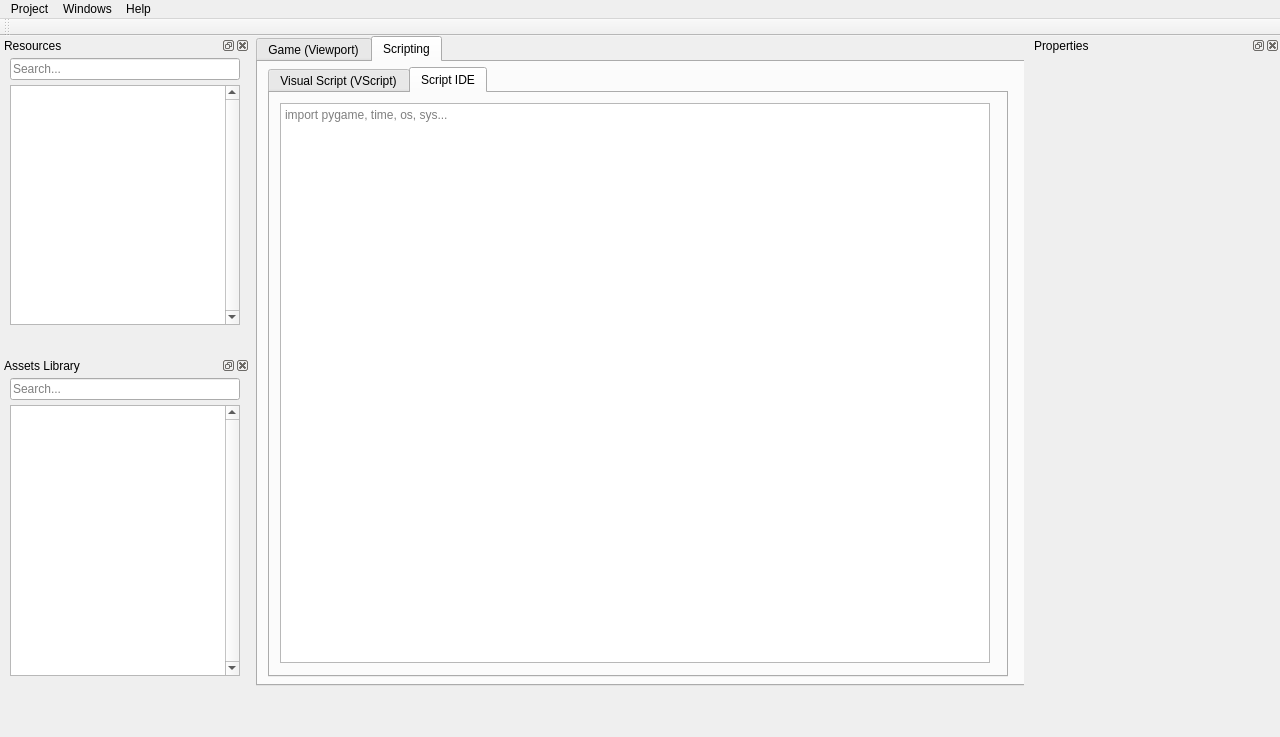
<?xml version="1.0" encoding="UTF-8"?>
<ui version="4.0">
 <class>main_window</class>
 <widget class="QMainWindow" name="main_window">
  <property name="geometry">
   <rect>
    <x>0</x>
    <y>0</y>
    <width>1280</width>
    <height>737</height>
   </rect>
  </property>
  <property name="minimumSize">
   <size>
    <width>1280</width>
    <height>720</height>
   </size>
  </property>
  <property name="windowTitle">
   <string>Red Engine - {project name}</string>
  </property>
  <widget class="QWidget" name="central_widget">
   <widget class="QTabWidget" name="central_tabs">
    <property name="geometry">
     <rect>
      <x>0</x>
      <y>0</y>
      <width>770</width>
      <height>650</height>
     </rect>
    </property>
    <property name="currentIndex">
     <number>1</number>
    </property>
    <widget class="QWidget" name="viewport_tab">
     <attribute name="title">
      <string>Game (Viewport)</string>
     </attribute>
    </widget>
    <widget class="QWidget" name="scripting_tab">
     <attribute name="title">
      <string>Scripting</string>
     </attribute>
     <widget class="QTabWidget" name="script_tabs">
      <property name="geometry">
       <rect>
        <x>10</x>
        <y>5</y>
        <width>740</width>
        <height>610</height>
       </rect>
      </property>
      <property name="tabPosition">
       <enum>QTabWidget::North</enum>
      </property>
      <property name="tabShape">
       <enum>QTabWidget::Rounded</enum>
      </property>
      <property name="currentIndex">
       <number>1</number>
      </property>
      <property name="elideMode">
       <enum>Qt::ElideLeft</enum>
      </property>
      <property name="usesScrollButtons">
       <bool>true</bool>
      </property>
      <widget class="QWidget" name="vscript_tab">
       <attribute name="title">
        <string>Visual Script (VScript)</string>
       </attribute>
       <widget class="QGraphicsView" name="vscript_workspace">
        <property name="geometry">
         <rect>
          <x>10</x>
          <y>10</y>
          <width>710</width>
          <height>560</height>
         </rect>
        </property>
       </widget>
      </widget>
      <widget class="QWidget" name="ide_tab">
       <attribute name="title">
        <string>Script IDE</string>
       </attribute>
       <widget class="QPlainTextEdit" name="script_edit">
        <property name="geometry">
         <rect>
          <x>10</x>
          <y>10</y>
          <width>710</width>
          <height>560</height>
         </rect>
        </property>
        <property name="frameShape">
         <enum>QFrame::StyledPanel</enum>
        </property>
        <property name="frameShadow">
         <enum>QFrame::Raised</enum>
        </property>
        <property name="lineWidth">
         <number>0</number>
        </property>
        <property name="placeholderText">
         <string>import pygame, time, os, sys...</string>
        </property>
       </widget>
      </widget>
     </widget>
    </widget>
   </widget>
  </widget>
  <widget class="QDockWidget" name="resources_dock">
   <property name="minimumSize">
    <size>
     <width>250</width>
     <height>320</height>
    </size>
   </property>
   <property name="maximumSize">
    <size>
     <width>250</width>
     <height>320</height>
    </size>
   </property>
   <property name="baseSize">
    <size>
     <width>250</width>
     <height>350</height>
    </size>
   </property>
   <property name="font">
    <font>
     <underline>false</underline>
    </font>
   </property>
   <property name="autoFillBackground">
    <bool>true</bool>
   </property>
   <property name="floating">
    <bool>false</bool>
   </property>
   <property name="features">
    <set>QDockWidget::AllDockWidgetFeatures</set>
   </property>
   <property name="allowedAreas">
    <set>Qt::LeftDockWidgetArea|Qt::RightDockWidgetArea</set>
   </property>
   <property name="windowTitle">
    <string>Resources</string>
   </property>
   <attribute name="dockWidgetArea">
    <number>1</number>
   </attribute>
   <widget class="QWidget" name="resources_dock_contents">
    <property name="sizePolicy">
     <sizepolicy hsizetype="MinimumExpanding" vsizetype="Expanding">
      <horstretch>0</horstretch>
      <verstretch>0</verstretch>
     </sizepolicy>
    </property>
    <property name="minimumSize">
     <size>
      <width>0</width>
      <height>350</height>
     </size>
    </property>
    <property name="autoFillBackground">
     <bool>false</bool>
    </property>
    <widget class="QTreeView" name="resources_tree">
     <property name="geometry">
      <rect>
       <x>10</x>
       <y>30</y>
       <width>230</width>
       <height>240</height>
      </rect>
     </property>
     <property name="sizePolicy">
      <sizepolicy hsizetype="Maximum" vsizetype="Maximum">
       <horstretch>0</horstretch>
       <verstretch>0</verstretch>
      </sizepolicy>
     </property>
     <property name="contextMenuPolicy">
      <enum>Qt::DefaultContextMenu</enum>
     </property>
     <property name="verticalScrollBarPolicy">
      <enum>Qt::ScrollBarAlwaysOn</enum>
     </property>
     <property name="horizontalScrollBarPolicy">
      <enum>Qt::ScrollBarAsNeeded</enum>
     </property>
     <property name="animated">
      <bool>false</bool>
     </property>
     <property name="allColumnsShowFocus">
      <bool>false</bool>
     </property>
     <attribute name="headerVisible">
      <bool>true</bool>
     </attribute>
    </widget>
    <widget class="QLineEdit" name="resource_search_bar">
     <property name="geometry">
      <rect>
       <x>10</x>
       <y>3</y>
       <width>230</width>
       <height>22</height>
      </rect>
     </property>
     <property name="placeholderText">
      <string>Search...</string>
     </property>
     <property name="clearButtonEnabled">
      <bool>true</bool>
     </property>
    </widget>
   </widget>
  </widget>
  <widget class="QDockWidget" name="assets_library_dock">
   <property name="sizePolicy">
    <sizepolicy hsizetype="Expanding" vsizetype="Expanding">
     <horstretch>0</horstretch>
     <verstretch>0</verstretch>
    </sizepolicy>
   </property>
   <property name="minimumSize">
    <size>
     <width>250</width>
     <height>150</height>
    </size>
   </property>
   <property name="maximumSize">
    <size>
     <width>250</width>
     <height>400</height>
    </size>
   </property>
   <property name="baseSize">
    <size>
     <width>250</width>
     <height>350</height>
    </size>
   </property>
   <property name="allowedAreas">
    <set>Qt::LeftDockWidgetArea|Qt::RightDockWidgetArea|Qt::TopDockWidgetArea</set>
   </property>
   <property name="windowTitle">
    <string>Assets Library</string>
   </property>
   <attribute name="dockWidgetArea">
    <number>1</number>
   </attribute>
   <widget class="QWidget" name="assets_library_dock_contents">
    <widget class="QTableView" name="assets_library_listview">
     <property name="geometry">
      <rect>
       <x>10</x>
       <y>30</y>
       <width>230</width>
       <height>271</height>
      </rect>
     </property>
     <property name="verticalScrollBarPolicy">
      <enum>Qt::ScrollBarAlwaysOn</enum>
     </property>
    </widget>
    <widget class="QLineEdit" name="assets_library_search_bar">
     <property name="geometry">
      <rect>
       <x>10</x>
       <y>3</y>
       <width>230</width>
       <height>22</height>
      </rect>
     </property>
     <property name="placeholderText">
      <string>Search...</string>
     </property>
     <property name="clearButtonEnabled">
      <bool>true</bool>
     </property>
    </widget>
   </widget>
  </widget>
  <widget class="QDockWidget" name="properties_dock">
   <property name="minimumSize">
    <size>
     <width>250</width>
     <height>250</height>
    </size>
   </property>
   <property name="maximumSize">
    <size>
     <width>250</width>
     <height>524287</height>
    </size>
   </property>
   <property name="allowedAreas">
    <set>Qt::LeftDockWidgetArea|Qt::RightDockWidgetArea|Qt::TopDockWidgetArea</set>
   </property>
   <property name="windowTitle">
    <string>Properties</string>
   </property>
   <attribute name="dockWidgetArea">
    <number>2</number>
   </attribute>
   <widget class="QWidget" name="properties_dock_contents"/>
  </widget>
  <widget class="QToolBar" name="tool_bar">
   <property name="windowTitle">
    <string>toolBar</string>
   </property>
   <attribute name="toolBarArea">
    <enum>TopToolBarArea</enum>
   </attribute>
   <attribute name="toolBarBreak">
    <bool>false</bool>
   </attribute>
  </widget>
  <widget class="QMenuBar" name="menu_bar">
   <property name="geometry">
    <rect>
     <x>0</x>
     <y>0</y>
     <width>1280</width>
     <height>21</height>
    </rect>
   </property>
   <widget class="QMenu" name="project_button">
    <property name="title">
     <string>Project</string>
    </property>
    <addaction name="actionNew"/>
    <addaction name="actionOpen"/>
    <addaction name="actionSave"/>
    <addaction name="actionSave_as"/>
   </widget>
   <widget class="QMenu" name="windows_button">
    <property name="title">
     <string>Windows</string>
    </property>
   </widget>
   <widget class="QMenu" name="help_button">
    <property name="title">
     <string>Help</string>
    </property>
   </widget>
   <addaction name="project_button"/>
   <addaction name="windows_button"/>
   <addaction name="help_button"/>
  </widget>
  <action name="actionSave">
   <property name="text">
    <string>Save </string>
   </property>
  </action>
  <action name="actionSave_as">
   <property name="text">
    <string>Save as</string>
   </property>
  </action>
  <action name="actionNew">
   <property name="text">
    <string>New</string>
   </property>
  </action>
  <action name="actionOpen">
   <property name="text">
    <string>Open</string>
   </property>
  </action>
 </widget>
 <tabstops>
  <tabstop>resources_tree</tabstop>
  <tabstop>resource_search_bar</tabstop>
 </tabstops>
 <resources/>
 <connections/>
</ui>
